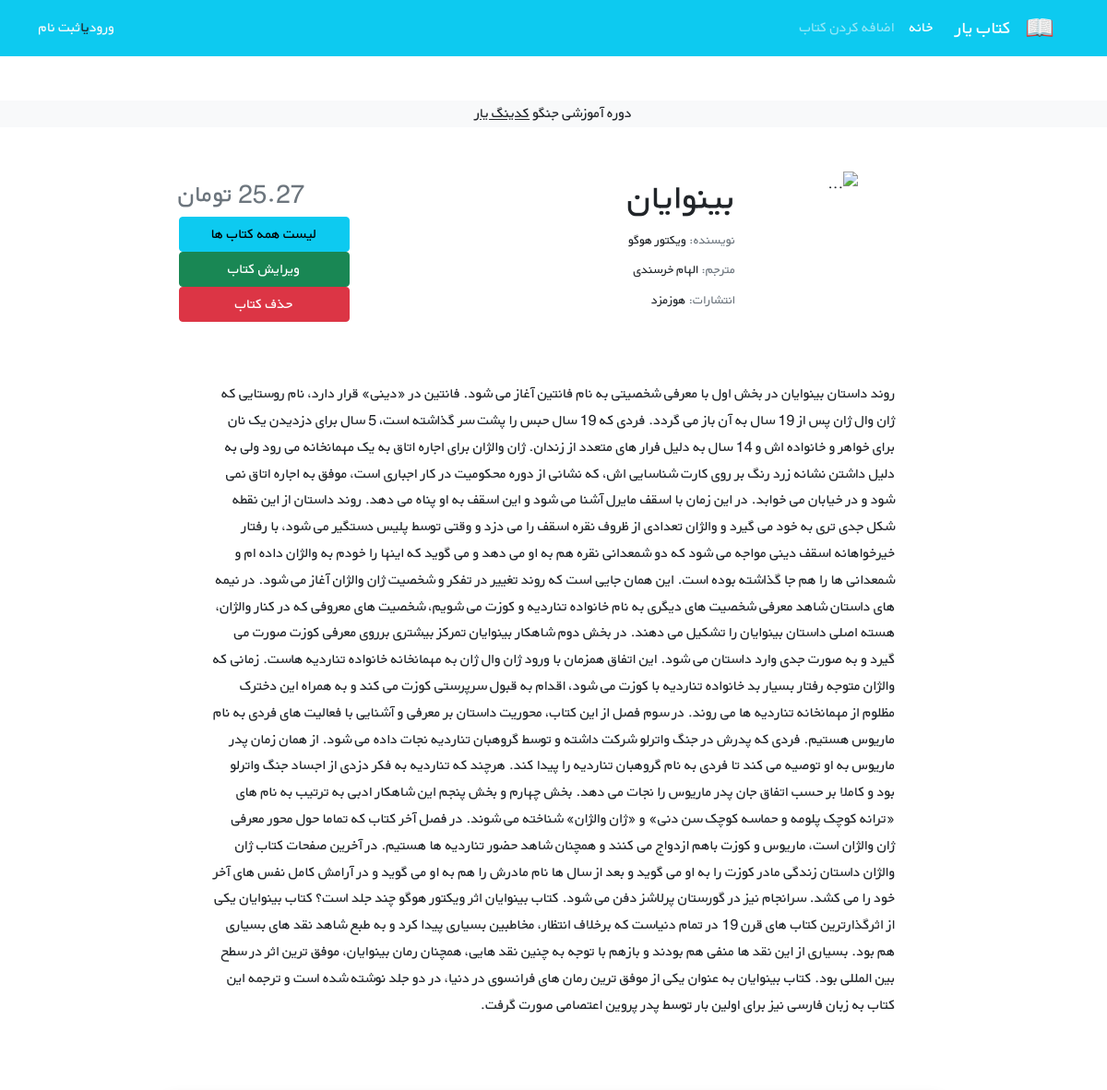
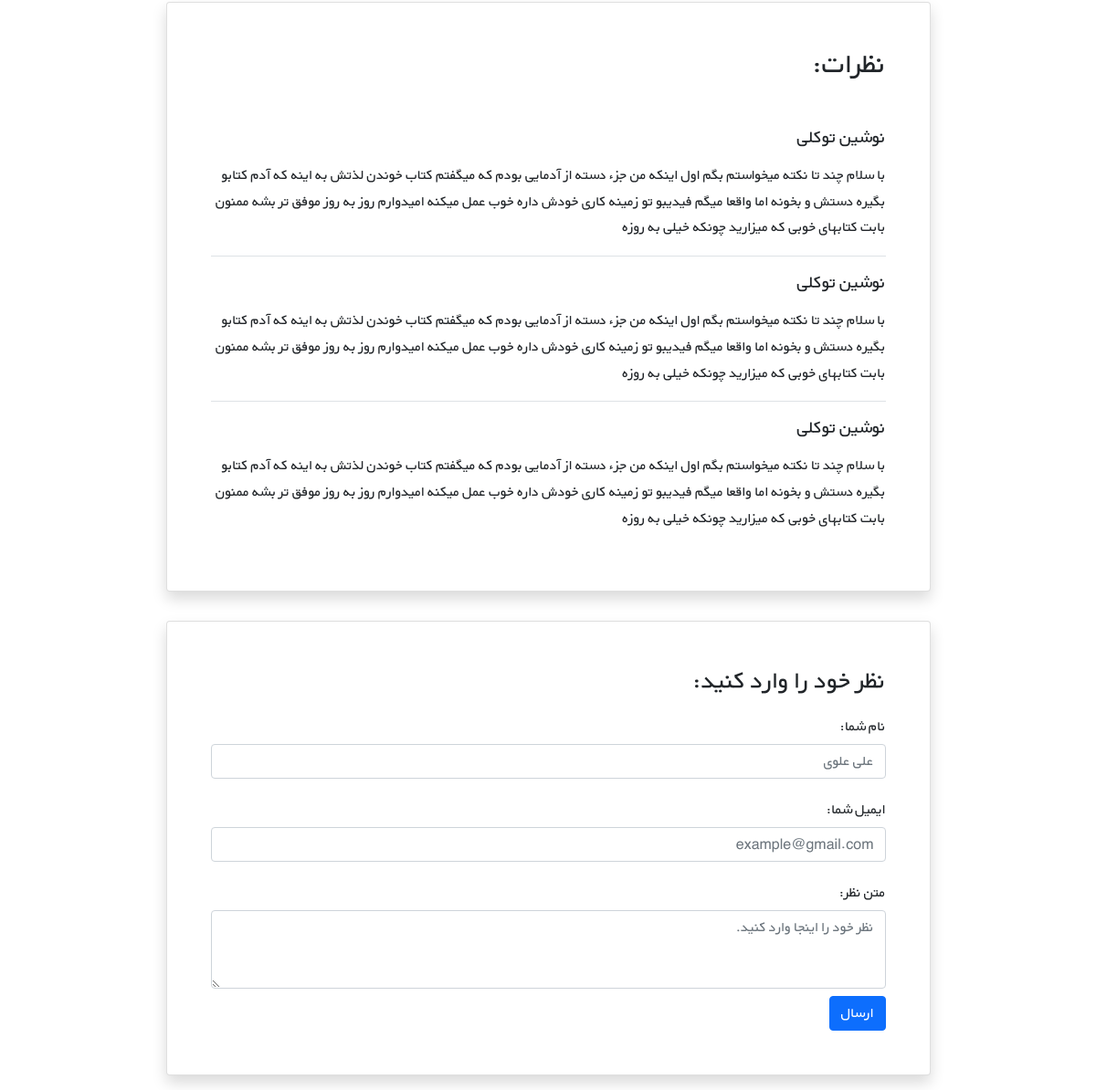
Page /books/3/ on the committed database (2 pictures, top to bottom).
### books/models.py (models this page shows, shortened)
class Book(models.Model):
    title = models.CharField(max_length=200)
    author = models.CharField(max_length=111)
    description = models.TextField()
    price = models.DecimalField(max_digits=5 , decimal_places=2)

### books/views.py (the view)
# urls.py: path('<int:pk>/' ,BookDetailView.as_view() , name = 'book_detail'),
class BookDetailView(generic.DetailView):
    model = Book
    template_name = 'books/book_detail.html'

### books/templates/books/book_detail.html (shortened to what this page needs)
{% extends '_html.html' %}
{% block content %}
<div class="container mt-5" dir="rtl">
    <div class="">
        <div class="">
            <div class="d-flex justify-content-center">
                <div class="row w-sm-75 w-100">
                    <div class="col-xs-12 col-md-3 d-flex justify-content-center">
                        <div>
                            <img src="https://newcdn.fidibo.com/images/books/65579_50411_normal.jpg"
                                 class="img-fluid rounded-start" alt="...">
                        </div>
                    </div>
                    <div class="col-xs-12 col-md-6 text-center text-md-end mt-md-1 mt-4">
                        <h1>{{ book.title }}</h1>
                        <h5 class="small my-1"><span class="text-muted">نویسنده: </span>{{ book.author }}</h5>
                        <h5 class="small my-1"><span class="text-muted">مترجم: </span>الهام خرسندی</h5>
                        <h5 class="small my-1"><span class="text-muted">انتشارات: </span>هوزمزد</h5>
                    </div>
                    <div class="col-xs-12 col-md-3 d-flex flex-column">
                        <h3 class="align-self-center pt-2 text-muted align-self-md-end">
                            {{ book.price }} تومان
                        </h3>
                        <a class="btn btn-info" href={% url 'book_list' %}>لیست همه کتاب ها</a>
                        <a class="btn btn-success" href={% url 'book_update' book.id %}>ویرایش کتاب</a>
                        <a class="btn btn-danger" href={% url 'book_delete' book.id %}>حذف کتاب</a>
                    </div>
                </div>
            </div>
            <div class="d-flex justify-content-center">
                <div class="my-3 p-5 w-sm-75 w-100">
                    {{ book.description }}
                </div>
            </div>
            <div class="d-flex justify-content-center">
                <div class="card shadow my-3 p-5 w-sm-75 w-100">
                    <h2 class="mb-5">نظرات:</h2>
                    <div class="border-bottom mb-3">
                        <h5 class="mb-3">نوشین توکلی</h5>
                        <p>با سلام چند تا نکته میخواستم بگم اول اینکه من جزء دسته از آدمایی بودم که میگفتم کتاب خوندن لذتش
                            به اینه که آدم کتابو بگیره دستش و بخونه اما واقعا میگم فیدیبو تو زمینه کاری خودش داره خوب عمل
                            میکنه امیدوارم روز به روز موفق تر بشه ممنون بابت کتابهای خوبی که میزارید چونکه خیلی به روزه</p>
                    </div>
                    <div class="border-bottom mb-3">
                        <h5 class="mb-3">نوشین توکلی</h5>
                        <p>با سلام چند تا نکته میخواستم بگم اول اینکه من جزء دسته از آدمایی بودم که میگفتم کتاب خوندن لذتش
                            به اینه که آدم کتابو بگیره دستش و بخونه اما واقعا میگم فیدیبو تو زمینه کاری خودش داره خوب عمل
                            میکنه امیدوارم روز به روز موفق تر بشه ممنون بابت کتابهای خوبی که میزارید چونکه خیلی به روزه</p>
                    </div>
                    <div>
                        <h5 class="mb-3">نوشین توکلی</h5>
                        <p>با سلام چند تا نکته میخواستم بگم اول اینکه من جزء دسته از آدمایی بودم که میگفتم کتاب خوندن لذتش
                            به اینه که آدم کتابو بگیره دستش و بخونه اما واقعا میگم فیدیبو تو زمینه کاری خودش داره خوب عمل
                            میکنه امیدوارم روز به روز موفق تر بشه ممنون بابت کتابهای خوبی که میزارید چونکه خیلی به روزه</p>
                    </div>
                </div>
            </div>
            <div class="d-flex justify-content-center">
                <div class="card shadow my-3 p-5 w-sm-75 w-100">
                    <h3>نظر خود را وارد کنید:</h3>
                    <form method="POST">
                        <div class="form-group py-2">
                            <label class="py-1" for="author_name">نام شما:</label>
                            <input type="text" class="form-control" placeholder="علی علوی" name="author_name">
                        </div>
                        <div class="form-group py-2">
                            <label class="py-1" for="email">ایمیل شما:</label>
                            <input type="email" class="form-control" placeholder="example@gmail.com" name="email">
                        </div>
                        <div class="form-group py-2">
                            <label class="py-1" for="comment_text">متن نظر:</label>
                            <textarea class="form-control" name="text" rows="3"
                                      placeholder="نظر خود را اینجا وارد کنید."></textarea>
                        </div>
                        <button type="submit" class="btn btn-primary">ارسال</button>
                    </form>
                </div>
            </div>
        </div>
    </div>
</div>
{% endblock content %}

### static/css/style.css (style rules this page uses)
* { font-family: 'BYekan', sans-serif; line-height: 1.8rem; }
@media (min-width: 576px) { .w-sm-75 { width: 75%!important; } }

### rows in the picture
Book: title "بینوایان", author "ویکتور هوگو", description "روند داستان بینوایان در بخش اول با معرفی شخصیتی به نام فانتین آغاز می شود. فانتین در «دینی» قرار دارد، نام روستایی که ژان وال ژان پس از 19 سال به آن باز می گردد. فردی که 19 سال حبس را پشت سر گذاشته است، 5 سال برای دزدیدن یک نان برای خواهر و خانواده اش و 14 سال به دلیل فرار های متعدد از زندان. ژان والژان برای اجاره اتاق به یک مهمانخانه می رود ولی به دلیل داشتن نشانه زرد رنگ بر روی کارت شناسایی اش، که نشانی از دوره محکومیت در کار اجباری است، موفق به اجاره اتاق نمی شود و در خیابان می خوابد. در این زمان با اسقف مایرل آشنا می شود و این اسقف به او پناه می دهد. روند داستان از این نقطه شکل جدی تری به خود می گیرد و والژان تعدادی از ظروف نقره اسقف را می دزد و وقتی توسط پلیس دستگیر می شود، با رفتار…"
